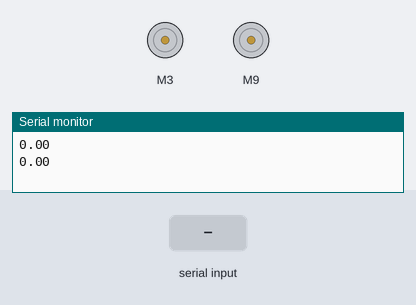
Recording of a sketch running on a simulated Arduino Uno, built with avr-gcc and run on an emulated ATmega328P. Parts: 2 × DC motor (green arrow = forward, orange = backward, longer = faster), the last lines printed to the serial monitor. The test bench sets the inputs (shaded band).

Above: at 1.2 s.
1.3 s: "90,45\n" received over Serial
At 2.4 s:
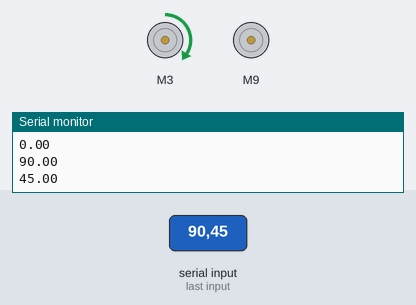
Timing chart, 0 to 4.3 s (numbered marks = the images above; inputs shaded):
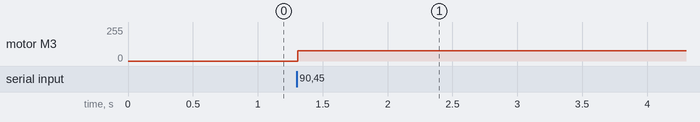

Measured:
- after the input at 1.3 s, motor M3: stopped → forward 77/255 at once

The sketch:

Maxwell_GERMY_CTRL_OOP_working.ino
```cpp
#include "CytronMotorDriver.h"


/*


CRTL ARDUINO:
  FOR EACH ATTACHED MOTOR:
      ctrl arduino should calculate the number of rotations needed to get to that angle

      ctrl arduino  should write to the motor driver, telling it to go that many rotations

      After it hits that many rotations, it should call the encoder to verifiy those rotations

      If it overshoots or undershoots, it should make such correction
*/


class Motor : public CytronMD {

  private:
    float speed;
  public:
    Motor(int pwm_dir_pin, int pin1, int pin2, float speed) : CytronMD(pwm_dir_pin, pin1, pin2) {
      this->speed = speed;
      // Constructor to initialize the CytronMD object
    }

    void driveAngle(float angle) {
      float rotations = angle / 360.0;
      float deltaTime = rotations * 1000;
      setSpeed(this->speed);
      delay(deltaTime);
      setSpeed(0);
      delay(deltaTime);
    }

    void driveRotations(float rotations) {
      float deltaTime = rotations * 1000;
      setSpeed(this->speed);
      delay(deltaTime);
      setSpeed(0);
      delay(deltaTime);
    }
};


void parseSerialInput(float (&theta_list)[2]) {
  // Read 6 characters from the serial monitor
  String input = Serial.readStringUntil('\n');
  input.trim(); // Remove any leading or trailing white space

  // Split the input into two three-digit numbers
  String sub_str = input.substring(0, 3);
  theta_list[0] = sub_str.toFloat();

  sub_str = input.substring(3, 6);
  theta_list[1] = sub_str.toFloat();
}


float speed = 77.8;
Motor motor1(PWM_DIR, 3, 4, speed);  // PWM 1 = Pin 3, DIR 1 = Pin 4.
Motor motor2(PWM_DIR, 9, 10, speed); // PWM 2 = Pin 9, DIR 2 = Pin 10.

void setup() {
  Serial.begin(9600);
}

float thetaList[2];

void loop() {
  //Get a 6 character string from serial monitor and parse into 2 angle list by reference
  parseSerialInput(thetaList);
  //Print the referenced list
  Serial.println(thetaList[0]);
  Serial.println(thetaList[1]);

  //Write to the motors
  motor1.driveRotations(thetaList[0]);
  motor2.driveRotations(thetaList[1]);

  /*
  NOT IMPLEMENTED

  //Call encoder to check if it has reached desired angle
  float correction[2];

  //Make correction for the angle
  motor1.driveAngle(correction[0]);
  motor2.driveAngle(correction[1]);

  */


}
```
